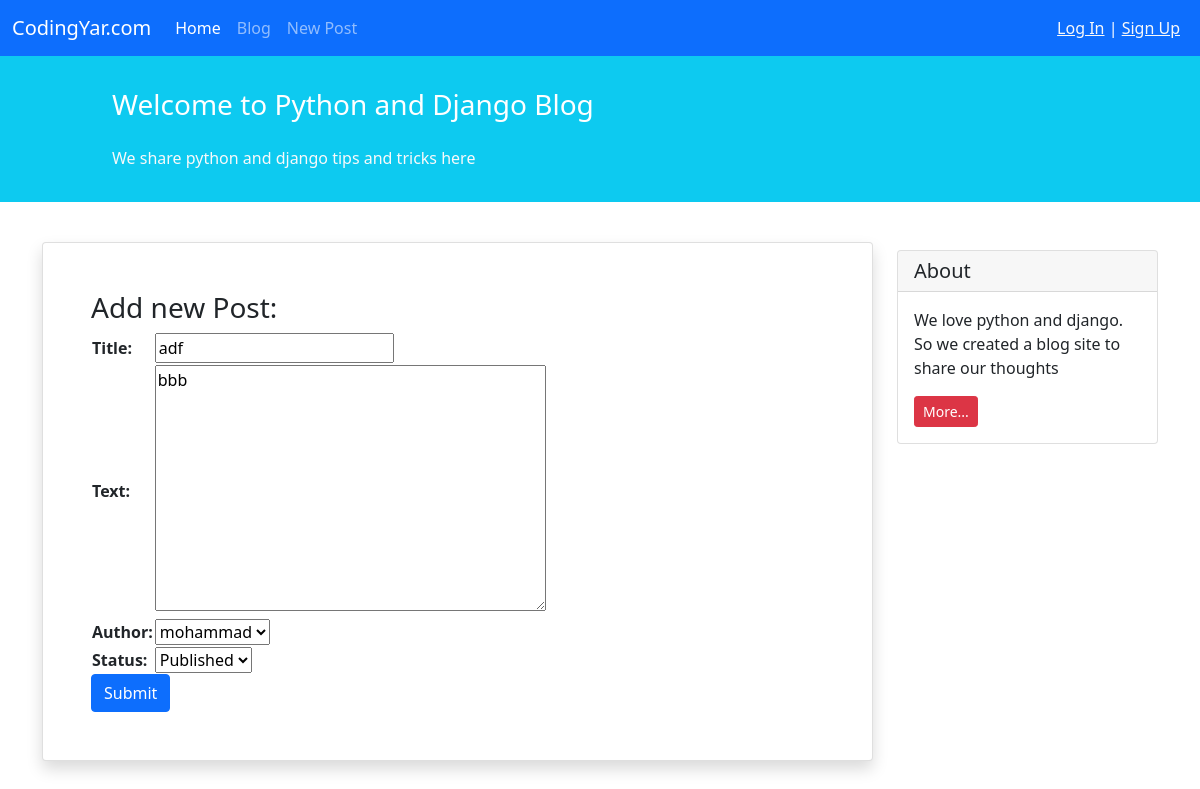
/blog/15/update/, run on an earlier commit of the app's database.
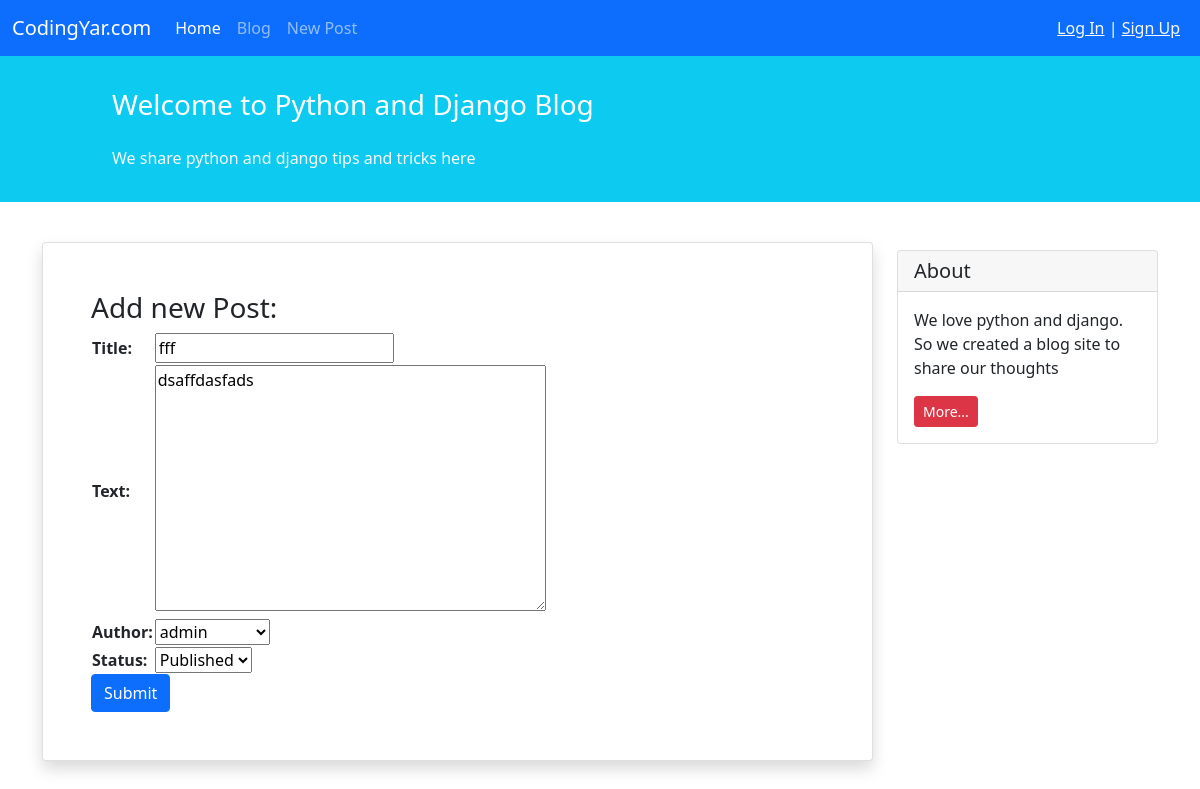
And on a later commit of the database.
### blog/models.py (models this page shows, shortened)
class Post(models.Model):
    STATUS_CHOICES = (
        ('pub', 'Published'),
        ('drf', 'Draft'),
    )
    title = models.CharField(max_length=100)
    text = models.TextField()
    author = models.ForeignKey("auth.User", on_delete=models.CASCADE) # Yani age ye roozi ye nafar author ro az oon var paak kard man che khaki too saram berizam? ma ham goftim in ja ham pakesh kon author ro az tooye in field az in table.
    date_created = models.DateTimeField(auto_now_add=True)
    date_modified = models.DateTimeField(auto_now=True)
    status = models.CharField(choices=STATUS_CHOICES, max_length=3)

### blog/views.py (the view)
# urls.py: path('<int:pk>/update/', views.PostUpdateView.as_view(), name = 'post_update'),
class PostUpdateView(generic.UpdateView):
    form_class = NewPostForm
    template_name = 'blog/post_create.html'
    model = Post

### blog/forms.py
class NewPostForm(forms.ModelForm):
    class Meta:
        model = Post
        fields = ['title', 'text', 'author', 'status']

### blog/templates/blog/post_create.html (shortened to what this page needs)
{% extends '_base.html' %}
{% block content %}
<div class="container mt-4">
    <div class="row">
        <div class="col-9">
            <div class="card shadow my-3 p-5">
                <h3>Add new Post:</h3>
                <form method="POST">
                    <table>
                        {{ form.as_table }}
                    </table>
                    <button type="submit" class="btn btn-primary">Submit</button>
                </form>
            </div>
        </div>
        <div class="col-3">
                <div class="card my-4">
                    <h5 class="card-header">About</h5>
                    <div class="card-body">
                        <p class="card-text">We love python and django. So we created a blog site to share our
                            thoughts</p>
                        <a href="#"
                           class="btn btn-sm btn-danger">
                            More...
                        </a>
                    </div>
                </div>
        </div>
    </div>
</div>
{% endblock content %}

What changed in the data, as far as the page shows it:
changed Post "Published": title "adf" → "fff"; text "bbb" → "dsaffdasfads"; author "mohammad" → "admin"
